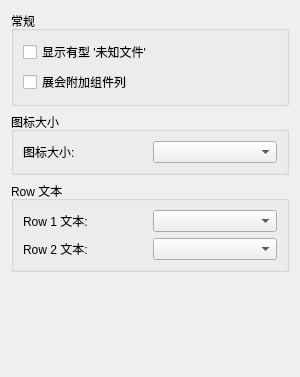
<?xml version="1.0" encoding="UTF-8"?>
<ui version="4.0">
 <class>ConfigureGameList</class>
 <widget class="QWidget" name="ConfigureGameList">
  <property name="geometry">
   <rect>
    <x>0</x>
    <y>0</y>
    <width>300</width>
    <height>377</height>
   </rect>
  </property>
  <property name="windowTitle">
   <string>Form</string>
  </property>
  <layout class="QHBoxLayout" name="HorizontalLayout">
   <item>
    <layout class="QVBoxLayout" name="VerticalLayout">
     <item>
      <widget class="QGroupBox" name="GeneralGroupBox">
       <property name="title">
        <string>常规</string>
       </property>
       <layout class="QHBoxLayout" name="GeneralHorizontalLayout">
        <item>
         <layout class="QVBoxLayout" name="GeneralVerticalLayout">
          <item>
           <widget class="QCheckBox" name="show_unknown">
            <property name="text">
             <string>显示有型 '未知文件'</string>
            </property>
           </widget>
          </item>
          <item>
           <widget class="QCheckBox" name="show_add_ons">
            <property name="text">
             <string>展会附加组件列</string>
            </property>
           </widget>
          </item>
         </layout>
        </item>
       </layout>
      </widget>
     </item>
     <item>
      <widget class="QGroupBox" name="IconSizeGroupBox">
       <property name="title">
        <string>图标大小</string>
       </property>
       <layout class="QHBoxLayout" name="icon_size_qhbox_layout">
        <item>
         <layout class="QVBoxLayout" name="icon_size_qvbox_layout">
          <item>
           <layout class="QHBoxLayout" name="icon_size_qhbox_layout_2">
            <item>
             <widget class="QLabel" name="icon_size_label">
              <property name="text">
               <string>图标大小:</string>
              </property>
             </widget>
            </item>
            <item>
             <widget class="QComboBox" name="icon_size_combobox"/>
            </item>
           </layout>
          </item>
         </layout>
        </item>
       </layout>
      </widget>
     </item>
     <item>
      <widget class="QGroupBox" name="RowGroupBox">
       <property name="title">
        <string>Row 文本</string>
       </property>
       <layout class="QHBoxLayout" name="RowHorizontalLayout">
        <item>
         <layout class="QVBoxLayout" name="RowVerticalLayout">
          <item>
           <layout class="QHBoxLayout" name="row_1_qhbox_layout">
            <item>
             <widget class="QLabel" name="row_1_label">
              <property name="text">
               <string>Row 1 文本:</string>
              </property>
             </widget>
            </item>
            <item>
             <widget class="QComboBox" name="row_1_text_combobox"/>
            </item>
           </layout>
          </item>
          <item>
           <layout class="QHBoxLayout" name="row_2_qhbox_layout">
            <item>
             <widget class="QLabel" name="row_2_label">
              <property name="text">
               <string>Row 2 文本:</string>
              </property>
             </widget>
            </item>
            <item>
             <widget class="QComboBox" name="row_2_text_combobox"/>
            </item>
           </layout>
          </item>
         </layout>
        </item>
       </layout>
      </widget>
     </item>
     <item>
      <spacer name="verticalSpacer">
       <property name="orientation">
        <enum>Qt::Vertical</enum>
       </property>
       <property name="sizeHint" stdset="0">
        <size>
         <width>20</width>
         <height>40</height>
        </size>
       </property>
      </spacer>
     </item>
    </layout>
   </item>
  </layout>
 </widget>
 <resources/>
 <connections/>
</ui>
